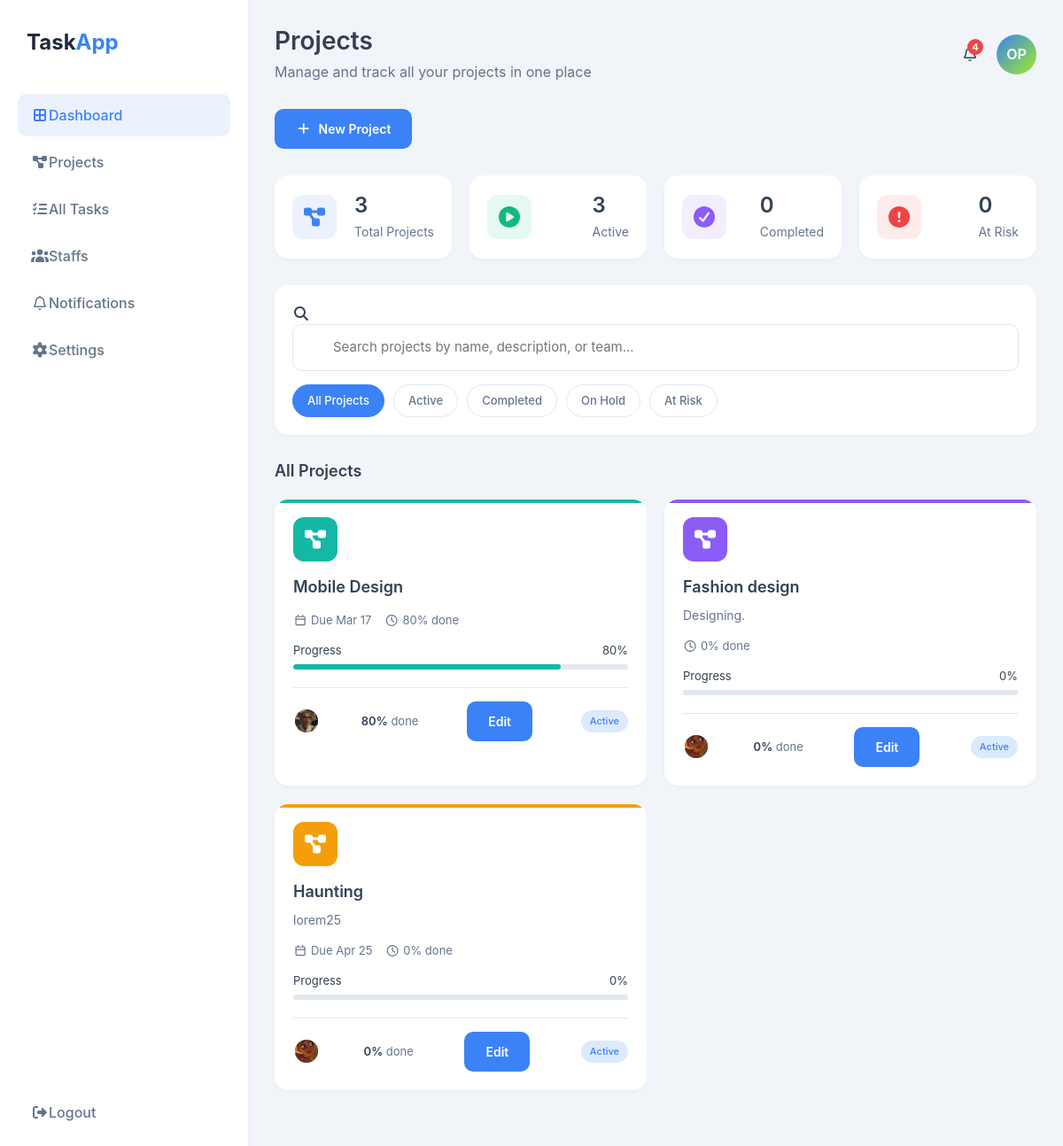
The page /projects (signed in) on the database its author committed.
### Task/models.py (models this page shows, shortened)
class Project(models.Model):
    STATUS_CHOICES = [
        ('active', 'Active'),
        ('completed', 'Completed'),
        ('on_hold', 'On Hold'),
        ('at_risk', 'At Risk'),
    ]
    user = models.ForeignKey(User, on_delete=models.CASCADE)
    title = models.CharField(max_length=255)
    description = models.TextField(blank=True)
    start_date = models.DateTimeField(null=True, blank=True)
    end_date = models.DateTimeField(null=True, blank=True)
    status = models.CharField(max_length=20, choices=STATUS_CHOICES, default='active')
    color = models.CharField(max_length=7, default='#3b82f6')  # hex color
    progress = models.IntegerField(default=0)  # 0-100
    team_members = models.TextField(blank=True)  # comma-separated names
    created_at = models.DateTimeField(auto_now_add=True)

class Member(models.Model):
    ROLE_CHOICES = [
        ('developer', 'Developer'),
        ('designer', 'Designer'),
        ('manager', 'Manager'),
        ('tester', 'Tester'),
        ('analyst', 'Analyst'),
        ('other', 'Other'),
    ]
    STATUS_CHOICES = [
        ('active', 'Active'),
        ('inactive', 'Inactive'),
        ('on_leave', 'On Leave'),
    ]
    user = models.ForeignKey(User, on_delete=models.CASCADE, related_name='team_members', null=True, blank=True)
    name = models.CharField(max_length=255)
    email = models.EmailField(unique=True)
    role = models.CharField(max_length=20, choices=ROLE_CHOICES, default='developer')
    status = models.CharField(max_length=20, choices=STATUS_CHOICES, default='active')
    phone = models.CharField(max_length=20, blank=True)
    avatar = models.ImageField(upload_to='member_avatars/', null=True, blank=True)
    bio = models.TextField(blank=True)
    joined_date = models.DateField(null=True, blank=True)
    projects = models.TextField(blank=True, help_text='Comma-separated project IDs')
    created_at = models.DateTimeField(auto_now_add=True)
    updated_at = models.DateTimeField(auto_now=True)
    class Meta:
        managed = True
        db_table = 'member'
        ordering = ['-created_at']

### Task/views.py (the view)
# urls.py: path('projects', views.projects, name='projects'),
def projects(request):
    projects = Project.objects.filter(user=request.user)
    search_query = request.GET.get('search', '')
    if search_query:
        projects = projects.filter(title__icontains=search_query) | projects.filter(description__icontains=search_query)
    filter_type = request.GET.get('filter', 'all')
    if filter_type != 'all':
        projects = projects.filter(status=filter_type)
    view_type = request.GET.get('view', 'grid')
    total_projects = Project.objects.filter(user=request.user).count()
    active_count = Project.objects.filter(user=request.user, status='active').count()
    completed_count = Project.objects.filter(user=request.user, status='completed').count()
    at_risk_count = Project.objects.filter(user=request.user, status='at_risk').count()
    projects_list = []
    for project in projects:
        project.team_members_list = project.team_members.split(',') if project.team_members else []
        member_ids = [mid.strip() for mid in project.team_members_list if mid.strip()]
        project.members = Member.objects.filter(id__in=member_ids) if member_ids else []
        projects_list.append(project)
    all_members = Member.objects.filter(status='active').order_by('name')
    context = {
        'projects': projects_list,
        'search_query': search_query,
        'filter_type': filter_type,
        'view_type': view_type,
        'total_projects': total_projects,
        'active_count': active_count,
        'completed_count': completed_count,
        'at_risk_count': at_risk_count,
        'all_members': all_members,
    }
    return render(request, 'projects.html', context)

### Task/templates/projects.html (shortened to what this page needs)
{% extends "base.html" %}
{% load static %}
{% load humanize %}
  {% block content %}
    <div class="main-content">
        <div class="header">
            <div class="page-title">
                <h1>Projects</h1>
                <p>Manage and track all your projects in one place</p>
            </div>
            <div class="user-menu">
                <div class="notification-badge">
                    <i class="far fa-bell"></i>
                    <span class="badge">4</span>
                </div>
                <div class="user-avatar">OP</div>
            </div>
        </div>
        <div class="quick-actions">
            <button class="btn-primary" id="createProjectBtn">
                <i class="fas fa-plus"></i>
                New Project
            </button>
        </div>
        <div class="stats-grid">
            <div class="stat-card">
                <div class="stat-icon projects">
                    <i class="fas fa-project-diagram"></i>
                </div>
                <div class="stat-info">
                    <h3>{{ total_projects }}</h3>
                    <p>Total Projects</p>
                </div>
            </div>
            <div class="stat-card">
                <div class="stat-icon active">
                    <i class="fas fa-play-circle"></i>
                </div>
                <div class="stat-info">
                    <h3>{{ active_count }}</h3>
                    <p>Active</p>
                </div>
            </div>
            <div class="stat-card">
                <div class="stat-icon completed">
                    <i class="fas fa-check-circle"></i>
                </div>
                <div class="stat-info">
                    <h3>{{ completed_count }}</h3>
                    <p>Completed</p>
                </div>
            </div>
            <div class="stat-card">
                <div class="stat-icon overdue">
                    <i class="fas fa-exclamation-circle"></i>
                </div>
                <div class="stat-info">
                    <h3>{{ at_risk_count }}</h3>
                    <p>At Risk</p>
                </div>
            </div>
        </div>
        <div class="search-filter-bar">
            <form method="get" id="searchForm">
                <div class="search-box">
                    <i class="fas fa-search"></i>
                    <input type="text" name="search" placeholder="Search projects by name, description, or team..." id="searchInput" value="{{ search_query }}">
                </div>
                <div class="filter-tabs">
                    <button type="submit" name="filter" value="all" class="filter-tab {% if filter_type == 'all' %}active{% endif %}">All Projects</button>
                    <button type="submit" name="filter" value="active" class="filter-tab {% if filter_type == 'active' %}active{% endif %}">Active</button>
                    <button type="submit" name="filter" value="completed" class="filter-tab {% if filter_type == 'completed' %}active{% endif %}">Completed</button>
                    <button type="submit" name="filter" value="on_hold" class="filter-tab {% if filter_type == 'on_hold' %}active{% endif %}">On Hold</button>
                    <button type="submit" name="filter" value="at_risk" class="filter-tab {% if filter_type == 'at_risk' %}active{% endif %}">At Risk</button>
                </div>
            </form>
        </div>
        <div class="projects-header">
            <h3>All Projects</h3>
        </div>
        <div class="projects-grid" id="gridView" style="{% if view_type == 'list' %}display: none;{% endif %}">
            {% for project in projects %}
            <div class="project-card" data-project-id="{{ project.id }}" data-project-title="{{ project.title }}" data-project-description="{{ project.description }}" data-project-start="{{ project.start_date|default_if_none:''|date:'Y-m-d\TH:i' }}" data-project-end="{{ project.end_date|default_if_none:''|date:'Y-m-d\TH:i' }}" data-project-status="{{ project.status }}" data-project-progress="{{ project.progress }}" data-project-color="{{ project.color }}" data-project-team="{{ project.team_members }}">
                <div class="project-color-bar" style="background: {{ project.color }};"></div>
                <div class="project-header">
                    <div class="project-icon" style="background: {{ project.color }};">
                        <i class="fas fa-project-diagram"></i>
                    </div>
                </div>
                <div class="project-title">{{ project.title }}</div>
                <div class="project-description">{{ project.description|truncatechars:100 }}</div>
                <div class="project-meta">
                    {% if project.end_date %}
                    <span><i class="far fa-calendar"></i> Due {{ project.end_date|date:"M d" }}</span>
                    {% endif %}
                    <span><i class="far fa-clock"></i> {{ project.progress }}% done</span>
                </div>
                <div class="project-progress">
                    <div class="progress-header">
                        <span>Progress</span>
                        <span>{{ project.progress }}%</span>
                    </div>
                    <div class="progress-bar-custom">
                        <div class="progress-fill" style="width: {{ project.progress }}%; background: {{ project.color }};"></div>
                    </div>
                </div>
                <div class="project-footer">
                    <div class="team-members">
                        {% for member in project.members %}
                            {% if forloop.counter <= 3 %}
                                <div class="member-avatar" title="{{ member.name }} - {{ member.get_role_display }}">
                                    {% if member.avatar %}
                                    <img src="{{ member.avatar.url }}" alt="{{ member.name }}" style="width: 100%; height: 100%; border-radius: 50%; object-fit: cover;">
                                    {% else %}
                                    {{ member.name|slice:":2"|upper }}
                                    {% endif %}
                                </div>
                            {% elif forloop.counter == 4 %}
                                <div class="member-avatar more">+{{ project.members|length|add:-3 }}</div>
                            {% endif %}
                        {% empty %}
                            <div class="member-avatar" style="background: #e2e8f0; color: #64748b;" title="No members assigned">?</div>
                        {% endfor %}
                    </div>
                    <div class="project-tasks">
                        <span>{{ project.progress }}%</span> done
                    </div>
                    <button type="button" class="btn btn-sm btn-primary project-edit-btn" data-project-id="{{ project.id }}">Edit</button>
                    <span class="project-status status-{{ project.status|slugify }}">{{ project.get_status_display }}</span>
                </div>
            </div>
            {% empty %}
            <div class="no-projects">
                <p>No projects found. <a href="#" onclick="document.getElementById('createProjectBtn').click()">Create your first project</a></p>
            </div>
            {% endfor %}
        </div>
    </div>
</body>
</html>
{% endblock content %}

### Task/static/css/style.css (style rules this page uses)
:root { --primary-color: #1e293b; --accent-color: #3b82f6; --success-color: #10b981; --warning-color: #f59e0b; --danger-color: #ef4444; --light-bg: #f8fafc; --border-color: #e2e8f0; --text-dark: #334155; --text-light: #64748b; }
* { margin: 0; padding: 0; box-sizing: border-box; }
body { font-family: 'Inter', sans-serif; background-color: #f1f5f9; color: var(--text-dark); }
.main-content { margin-left: 280px; padding: 30px; }
.header { display: flex; justify-content: space-between; align-items: center; margin-bottom: 30px; }
.page-title h1 { font-size: 28px; font-weight: 600; margin-bottom: 5px; }
.page-title p { color: var(--text-light); margin: 0; }
.user-menu { display: flex; align-items: center; gap: 20px; }
.notification-badge { position: relative; cursor: pointer; }
.badge { position: absolute; top: -5px; right: -5px; background: var(--danger-color); color: white; border-radius: 50%; width: 18px; height: 18px; font-size: 11px; display: flex; align-items: center; justify-content: center; }
.user-avatar { width: 45px; height: 45px; background: linear-gradient(135deg, var(--accent-color) 0%, #9feb25 100%); border-radius: 50%; display: flex; align-items: center; justify-content: center; color: white; font-weight: 600; cursor: pointer; }
.stats-grid { display: grid; grid-template-columns: repeat(auto-fit, minmax(240px, 1fr)); gap: 20px; margin-bottom: 30px; }
.stat-card { background: white; border-radius: 15px; padding: 25px; box-shadow: 0 2px 5px rgba(0, 0, 0, 0.03); transition: transform 0.3s ease, box-shadow 0.3s ease; display: flex; align-items: center; justify-content: space-between; }
.stat-info h3 { font-size: 28px; font-weight: 600; margin-bottom: 5px; }
.stat-info p { color: var(--text-light); margin: 0; font-size: 14px; }
.stat-icon { width: 55px; height: 55px; border-radius: 12px; display: flex; align-items: center; justify-content: center; font-size: 24px; }
.progress-bar-custom { height: 8px; background: var(--border-color); border-radius: 4px; overflow: hidden; margin-bottom: 20px; }
.progress-fill { height: 100%; background: var(--accent-color); border-radius: 4px; width: 75%; }

### Task/templates/base.html (style rules this page uses)
.notification-badge { position: relative; cursor: pointer; }

### rows shown on the page
Project: title "Mobile Design", end_date "Mar 17", progress "80", status "Active"
Member: avatar (picture)
Project: title "Fashion design", description "Designing.", progress "0", status "Active"
Member: avatar (picture)
Project: title "Haunting", description "lorem25", end_date "Apr 25", progress "0", status "Active"

### other values the page prints
{{ total_projects }} "3"
{{ active_count }} "3"
{{ completed_count }} "0"
{{ at_risk_count }} "0"
